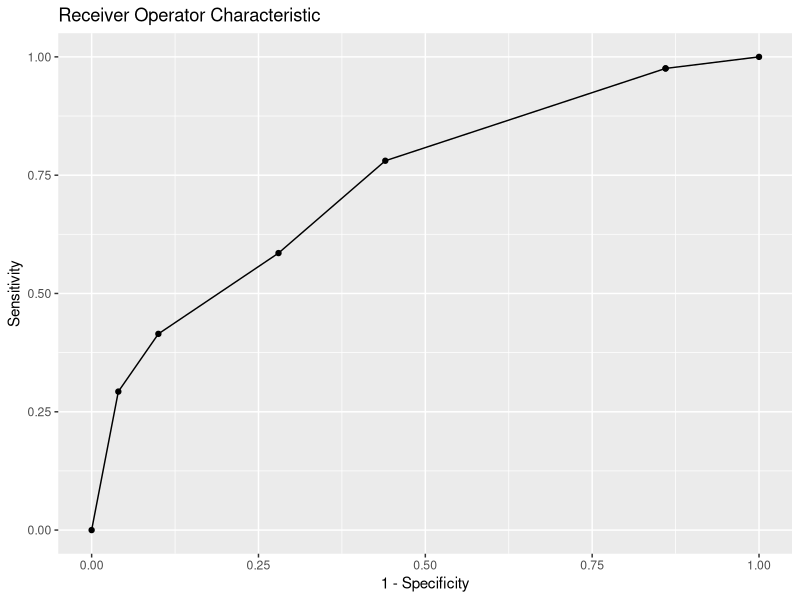

Reproduce this figure in R.
## ---- chunk 1
library(ggplot2)
treeDF <- data.frame(pos = c(0,3,12,8,5,7,5,1),
                     neg = c(0,6,2,8,3,9,15,7),
                     risk = c(.1,.2,.8,.3,.55,.5,.2,0))
treeDF[is.na(treeDF)] <- 0
## ---- chunk 2
risks <- unique(treeDF$risk)
ROCDF <- data.frame(pos=sapply(risks, function(g) sum(ifelse(g==(treeDF$risk),treeDF$pos,0))),
                    neg=sapply(risks, function(g) sum(ifelse(g==(treeDF$risk),treeDF$neg,0))),
                    risk=risks)
ROCDF <- ROCDF[order(ROCDF$risk, decreasing=TRUE),]
ROCDF <- rbind(data.frame(pos=0,neg=0,risk=NA),ROCDF)
ROCDF$TP <- cumsum(ROCDF$pos)/sum(ROCDF$pos)
ROCDF$FP <- cumsum(ROCDF$neg)/sum(ROCDF$neg)
ggplot(data=ROCDF, aes(x=FP, y=TP)) + geom_line() + geom_point() + ylab('Sensitivity') + xlab('1 - Specificity') + ggtitle('Receiver Operator Characteristic')
## ---- chunk 3

trapHeight <- (ROCDF[2:nrow(ROCDF),'TP']+ROCDF[1:(nrow(ROCDF)-1),'TP'])/2
trapWidth <- ROCDF[2:nrow(ROCDF),'FP']-ROCDF[1:(nrow(ROCDF)-1),'FP']
paste0('AUC: ',round(sum(trapHeight*trapWidth),3))
